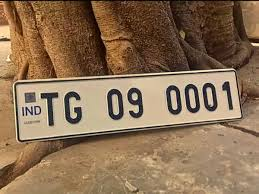
#> input picture test.jpeg, 259 x 194 px
$ python script.py
#> lines starting #> are read from the running program, lines starting #| are printed output that depends on the picture; after the words box and inside, x2 and y2 are one past the last pixel; in counts of white or black regions, pixels touching at a corner belong together
import cv2
import numpy as np
import easyocr
from matplotlib import pyplot as plt
import imutils
import random
image = cv2.imread("test.jpeg")
#> image is the input picture: shape (194, 259, 3); mean B, G, R 84.4, 112.4, 139.9
gray = cv2.cvtColor(image, cv2.COLOR_BGR2GRAY)
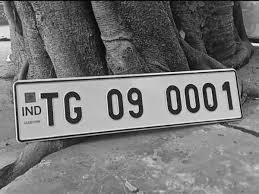
#> gray: shape (194, 259); min 0, max 250, mean 117.4
filtered = cv2.bilateralFilter(gray, 11, 17, 17)
canny = cv2.Canny(filtered, 30, 200)
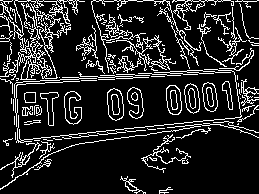
#> canny: shape (194, 259); 14.8% white in thin lines or dots
keypoints = cv2.findContours(canny.copy(), cv2.RETR_TREE, cv2.CHAIN_APPROX_SIMPLE)
#> keypoints = 220 contours, 161 with area under 20; largest, box (x1, y1, x2, y2) and area: (0, 0, 85, 80) 1158, (33, 0, 61, 33) 493, (107, 88, 124, 121) 422, (107, 88, 124, 121) 409, (166, 85, 182, 115) 368
contours = imutils.grab_contours(keypoints)
#> contours has the same summary as keypoints
contours = sorted(contours, key=cv2.contourArea, reverse=True)[:10]
#> contours = 10 contours; largest, box (x1, y1, x2, y2) and area: (0, 0, 85, 80) 1158, (33, 0, 61, 33) 493, (107, 88, 124, 121) 422, (107, 88, 124, 121) 409, (166, 85, 182, 115) 368
for contour in contours:
    approx = cv2.approxPolyDP(contour, 10, True)
    if len(approx)== 4:
        location = approx
        break
#> this loop made 10 passes
#> approx on passes 3 to 10: [[113, 88], [116, 120]], [[113, 88], [116, 120]], [[169, 85], [178, 114]], [[170, 85], [177, 114]], [[190, 83], [193, 113]], [[190, 83], [193, 113]], [[207, 82], [213, 111]], [[207, 82], [213, 111]]
mask = np.zeros(gray.shape, np.uint8)
#> (the run stopped early here; a loop or call above may not have finished)
